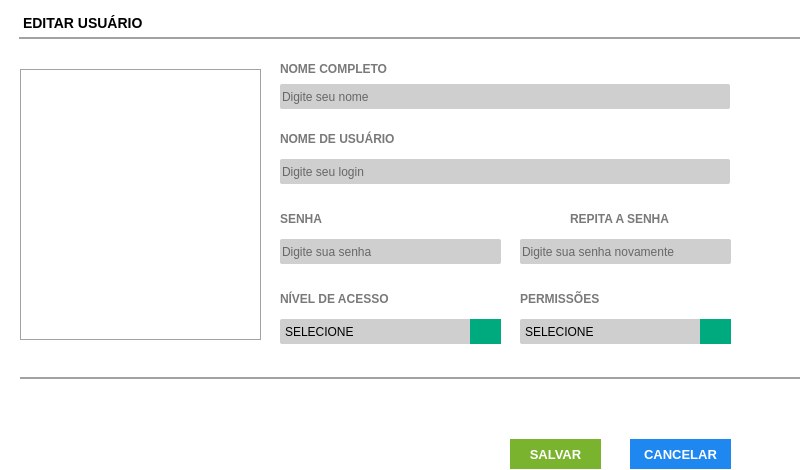
<?xml version="1.0" encoding="UTF-8"?>
<ui version="4.0">
 <class>Form_Edit_Usuario</class>
 <widget class="QFrame" name="Form_Edit_Usuario">
  <property name="windowModality">
   <enum>Qt::ApplicationModal</enum>
  </property>
  <property name="geometry">
   <rect>
    <x>0</x>
    <y>0</y>
    <width>800</width>
    <height>470</height>
   </rect>
  </property>
  <property name="minimumSize">
   <size>
    <width>800</width>
    <height>470</height>
   </size>
  </property>
  <property name="maximumSize">
   <size>
    <width>800</width>
    <height>470</height>
   </size>
  </property>
  <property name="windowTitle">
   <string>LC INFORMÁTICA | EDITAR USUÁRIOS</string>
  </property>
  <property name="windowIcon">
   <iconset>
    <normaloff>../../img/edit-.jpg</normaloff>../../img/edit-.jpg</iconset>
  </property>
  <property name="frameShape">
   <enum>QFrame::StyledPanel</enum>
  </property>
  <property name="frameShadow">
   <enum>QFrame::Raised</enum>
  </property>
  <widget class="QFrame" name="fr_FormProdutos">
   <property name="geometry">
    <rect>
     <x>0</x>
     <y>-1</y>
     <width>1000</width>
     <height>531</height>
    </rect>
   </property>
   <property name="styleSheet">
    <string notr="true">background: #FFF;
border: none</string>
   </property>
   <widget class="QLabel" name="lb_FormProdutos">
    <property name="geometry">
     <rect>
      <x>19</x>
      <y>10</y>
      <width>961</width>
      <height>30</height>
     </rect>
    </property>
    <property name="styleSheet">
     <string notr="true">QLabel{
font-size: 14px;
font-family: &quot;Arial&quot;;
font-weight: bold;

border-bottom: 2px solid #A2A2A2
}</string>
    </property>
    <property name="text">
     <string>EDITAR USUÁRIO</string>
    </property>
   </widget>
   <widget class="QLabel" name="lb_FotoProduto">
    <property name="geometry">
     <rect>
      <x>20</x>
      <y>70</y>
      <width>241</width>
      <height>271</height>
     </rect>
    </property>
    <property name="styleSheet">
     <string notr="true">border: 1px solid #A2A2A2;

</string>
    </property>
    <property name="text">
     <string/>
    </property>
    <property name="alignment">
     <set>Qt::AlignCenter</set>
    </property>
   </widget>
   <widget class="QLabel" name="lb_FormProdutos_2">
    <property name="geometry">
     <rect>
      <x>280</x>
      <y>60</y>
      <width>150</width>
      <height>20</height>
     </rect>
    </property>
    <property name="styleSheet">
     <string notr="true">QLabel{
font-size: 12px;
font-family: &quot;Arial Unicode MS&quot;;
font-weight: bold;
color: #797979
}</string>
    </property>
    <property name="text">
     <string>NOME COMPLETO</string>
    </property>
   </widget>
   <widget class="QLineEdit" name="tx_nome">
    <property name="geometry">
     <rect>
      <x>280</x>
      <y>85</y>
      <width>450</width>
      <height>25</height>
     </rect>
    </property>
    <property name="focusPolicy">
     <enum>Qt::WheelFocus</enum>
    </property>
    <property name="styleSheet">
     <string notr="true">QLineEdit{
background: #CFCFCF;
border-radius: 2px;
color: #000;
font: 13px &quot;Arial&quot; ;
}
QLineEdit:Focus {
border: 1px solid red;
}</string>
    </property>
    <property name="placeholderText">
     <string>Digite seu nome</string>
    </property>
   </widget>
   <widget class="QLabel" name="lb_FormProdutos_3">
    <property name="geometry">
     <rect>
      <x>280</x>
      <y>290</y>
      <width>221</width>
      <height>20</height>
     </rect>
    </property>
    <property name="styleSheet">
     <string notr="true">QLabel{
font-size: 12px;
font-family: &quot;Arial Unicode MS&quot;;
font-weight: bold;
color: #797979
}</string>
    </property>
    <property name="text">
     <string>NÍVEL DE ACESSO</string>
    </property>
   </widget>
   <widget class="QComboBox" name="cb_Nivel_Acesso">
    <property name="geometry">
     <rect>
      <x>280</x>
      <y>320</y>
      <width>221</width>
      <height>25</height>
     </rect>
    </property>
    <property name="styleSheet">
     <string notr="true">QComboBox{
background: #CFCFCF;
border-radius: 2px;
color: #000;
font: 13px &quot;Arial&quot; ;
}
QComboBox:Focus {
border: 1px solid red;
}
 QComboBox::drop-down {
     subcontrol-origin: padding;
     subcontrol-position: top right;
     width: 25px;
     border-left-width: 1px;
     border-left-color: darkgray;
     border-left-style: solid; /* just a single line */
     border-top-right-radius: 3px; /* same radius as the QComboBox */
     border-bottom-right-radius: 3px;
 }
QComboBox::down-arrow {
     image: url(&quot;+self.resourcepath('Images/down.png')+&quot;);
 }
</string>
    </property>
    <item>
     <property name="text">
      <string>SELECIONE</string>
     </property>
    </item>
    <item>
     <property name="text">
      <string>ADMINISTRADOR</string>
     </property>
    </item>
    <item>
     <property name="text">
      <string>USUÁRIO</string>
     </property>
    </item>
   </widget>
   <widget class="QLabel" name="lb_FormProdutos_4">
    <property name="geometry">
     <rect>
      <x>520</x>
      <y>290</y>
      <width>211</width>
      <height>20</height>
     </rect>
    </property>
    <property name="styleSheet">
     <string notr="true">QLabel{
font-size: 12px;
font-family: &quot;Arial Unicode MS&quot;;
font-weight: bold;
color: #797979
}</string>
    </property>
    <property name="text">
     <string>PERMISSÕES</string>
    </property>
   </widget>
   <widget class="QComboBox" name="cb_Permissoes">
    <property name="geometry">
     <rect>
      <x>520</x>
      <y>320</y>
      <width>211</width>
      <height>25</height>
     </rect>
    </property>
    <property name="styleSheet">
     <string notr="true">QComboBox{
background: #CFCFCF;
border-radius: 2px;
color: #000;
font: 13px &quot;Arial&quot; ;
}
QComboBox:Focus {
border: 1px solid red;
}
 QComboBox::drop-down {
     subcontrol-origin: padding;
     subcontrol-position: top right;
     width: 25px;
     border-left-width: 1px;
     border-left-color: darkgray;
     border-left-style: solid; /* just a single line */
     border-top-right-radius: 3px; /* same radius as the QComboBox */
     border-bottom-right-radius: 3px;
 }
QComboBox::down-arrow {
     image: url(&quot;+self.resourcepath('Images/down.png')+&quot;);
 }
</string>
    </property>
    <property name="insertPolicy">
     <enum>QComboBox::InsertAtBottom</enum>
    </property>
    <property name="frame">
     <bool>false</bool>
    </property>
    <item>
     <property name="text">
      <string>SELECIONE</string>
     </property>
    </item>
    <item>
     <property name="text">
      <string>TODAS</string>
     </property>
    </item>
    <item>
     <property name="text">
      <string>VISUALIZAR</string>
     </property>
    </item>
    <item>
     <property name="text">
      <string>EDITAR</string>
     </property>
    </item>
    <item>
     <property name="text">
      <string>EXCLUIR</string>
     </property>
    </item>
   </widget>
   <widget class="QLabel" name="lb_FormProdutos_8">
    <property name="geometry">
     <rect>
      <x>20</x>
      <y>350</y>
      <width>960</width>
      <height>30</height>
     </rect>
    </property>
    <property name="styleSheet">
     <string notr="true">QLabel{
font-size: 14px;
font-family: &quot;Arial&quot;;
font-weight: normal;

border-bottom: 2px solid #A2A2A2;
color: #797979
}</string>
    </property>
    <property name="text">
     <string/>
    </property>
   </widget>
   <widget class="QFrame" name="fr_BotoesFormProdutos">
    <property name="geometry">
     <rect>
      <x>0</x>
      <y>470</y>
      <width>1000</width>
      <height>30</height>
     </rect>
    </property>
    <property name="styleSheet">
     <string notr="true">background-color: rgb(255, 255, 255);
border: none;</string>
    </property>
   </widget>
   <widget class="QLabel" name="lb_FormProdutos_5">
    <property name="geometry">
     <rect>
      <x>280</x>
      <y>130</y>
      <width>150</width>
      <height>20</height>
     </rect>
    </property>
    <property name="styleSheet">
     <string notr="true">QLabel{
font-size: 12px;
font-family: &quot;Arial Unicode MS&quot;;
font-weight: bold;
color: #797979
}</string>
    </property>
    <property name="text">
     <string>NOME DE USUÁRIO</string>
    </property>
   </widget>
   <widget class="QLineEdit" name="tx_Login">
    <property name="geometry">
     <rect>
      <x>280</x>
      <y>160</y>
      <width>450</width>
      <height>25</height>
     </rect>
    </property>
    <property name="focusPolicy">
     <enum>Qt::WheelFocus</enum>
    </property>
    <property name="styleSheet">
     <string notr="true">QLineEdit{
background: #CFCFCF;
border-radius: 2px;
color: #000;
font: 13px &quot;Arial&quot; ;
}
QLineEdit:Focus {
border: 1px solid red;
}</string>
    </property>
    <property name="placeholderText">
     <string>Digite seu login</string>
    </property>
   </widget>
   <widget class="QLabel" name="lb_FormProdutos_6">
    <property name="geometry">
     <rect>
      <x>280</x>
      <y>210</y>
      <width>150</width>
      <height>20</height>
     </rect>
    </property>
    <property name="styleSheet">
     <string notr="true">QLabel{
font-size: 12px;
font-family: &quot;Arial Unicode MS&quot;;
font-weight: bold;
color: #797979
}</string>
    </property>
    <property name="text">
     <string>SENHA</string>
    </property>
   </widget>
   <widget class="QLineEdit" name="tx_Senha">
    <property name="geometry">
     <rect>
      <x>280</x>
      <y>240</y>
      <width>221</width>
      <height>25</height>
     </rect>
    </property>
    <property name="focusPolicy">
     <enum>Qt::WheelFocus</enum>
    </property>
    <property name="styleSheet">
     <string notr="true">QLineEdit{
background: #CFCFCF;
border-radius: 2px;
color: #000;
font: 13px &quot;Arial&quot; ;
}
QLineEdit:Focus {
border: 1px solid red;
}</string>
    </property>
    <property name="echoMode">
     <enum>QLineEdit::Password</enum>
    </property>
    <property name="placeholderText">
     <string>Digite sua senha</string>
    </property>
   </widget>
   <widget class="QLabel" name="lb_FormProdutos_9">
    <property name="geometry">
     <rect>
      <x>570</x>
      <y>210</y>
      <width>150</width>
      <height>20</height>
     </rect>
    </property>
    <property name="styleSheet">
     <string notr="true">QLabel{
font-size: 12px;
font-family: &quot;Arial Unicode MS&quot;;
font-weight: bold;
color: #797979
}</string>
    </property>
    <property name="text">
     <string>REPITA A SENHA</string>
    </property>
   </widget>
   <widget class="QLineEdit" name="tx_Senha2">
    <property name="geometry">
     <rect>
      <x>520</x>
      <y>240</y>
      <width>211</width>
      <height>25</height>
     </rect>
    </property>
    <property name="focusPolicy">
     <enum>Qt::WheelFocus</enum>
    </property>
    <property name="styleSheet">
     <string notr="true">QLineEdit{
background: #CFCFCF;
border-radius: 2px;
color: #000;
font: 13px &quot;Arial&quot; ;
}
QLineEdit:Focus {
border: 1px solid red;
}</string>
    </property>
    <property name="echoMode">
     <enum>QLineEdit::Password</enum>
    </property>
    <property name="placeholderText">
     <string>Digite sua senha novamente</string>
    </property>
   </widget>
   <widget class="QPushButton" name="bt_SalvarUsuario">
    <property name="geometry">
     <rect>
      <x>510</x>
      <y>440</y>
      <width>91</width>
      <height>30</height>
     </rect>
    </property>
    <property name="font">
     <font>
      <family>Tahoma</family>
      <pointsize>10</pointsize>
      <weight>75</weight>
      <bold>true</bold>
     </font>
    </property>
    <property name="cursor">
     <cursorShape>PointingHandCursor</cursorShape>
    </property>
    <property name="focusPolicy">
     <enum>Qt::NoFocus</enum>
    </property>
    <property name="contextMenuPolicy">
     <enum>Qt::ActionsContextMenu</enum>
    </property>
    <property name="styleSheet">
     <string notr="true">QPushButton {
background-color: #7AB32E;
color: #FFF
 }
QPushButton:hover{
background-color: #40a286
}</string>
    </property>
    <property name="text">
     <string>SALVAR</string>
    </property>
    <property name="icon">
     <iconset>
      <normaloff>:/salvar/salvar.png</normaloff>:/salvar/salvar.png</iconset>
    </property>
    <property name="iconSize">
     <size>
      <width>50</width>
      <height>25</height>
     </size>
    </property>
   </widget>
   <widget class="QPushButton" name="Bt_CancelarUsuario">
    <property name="geometry">
     <rect>
      <x>630</x>
      <y>440</y>
      <width>101</width>
      <height>30</height>
     </rect>
    </property>
    <property name="font">
     <font>
      <pointsize>10</pointsize>
      <weight>75</weight>
      <bold>true</bold>
     </font>
    </property>
    <property name="cursor">
     <cursorShape>PointingHandCursor</cursorShape>
    </property>
    <property name="focusPolicy">
     <enum>Qt::NoFocus</enum>
    </property>
    <property name="contextMenuPolicy">
     <enum>Qt::ActionsContextMenu</enum>
    </property>
    <property name="styleSheet">
     <string notr="true">QPushButton {
background-color: #1E87F0;
color: #FFF
 }
QPushButton:hover{
background-color: #40a286
}</string>
    </property>
    <property name="text">
     <string>CANCELAR</string>
    </property>
    <property name="icon">
     <iconset>
      <normaloff>:/sair/delete_delete_exit_1577.png</normaloff>:/sair/delete_delete_exit_1577.png</iconset>
    </property>
    <property name="iconSize">
     <size>
      <width>75</width>
      <height>25</height>
     </size>
    </property>
   </widget>
   <widget class="QLabel" name="label">
    <property name="geometry">
     <rect>
      <x>470</x>
      <y>320</y>
      <width>31</width>
      <height>25</height>
     </rect>
    </property>
    <property name="styleSheet">
     <string notr="true">background-color: rgb(0, 170, 127);</string>
    </property>
    <property name="text">
     <string/>
    </property>
   </widget>
   <widget class="QLabel" name="label_2">
    <property name="geometry">
     <rect>
      <x>700</x>
      <y>320</y>
      <width>31</width>
      <height>25</height>
     </rect>
    </property>
    <property name="styleSheet">
     <string notr="true">background-color: rgb(0, 170, 127);</string>
    </property>
    <property name="text">
     <string/>
    </property>
   </widget>
  </widget>
 </widget>
 <tabstops>
  <tabstop>tx_nome</tabstop>
  <tabstop>tx_Login</tabstop>
  <tabstop>tx_Senha</tabstop>
  <tabstop>tx_Senha2</tabstop>
  <tabstop>cb_Nivel_Acesso</tabstop>
  <tabstop>cb_Permissoes</tabstop>
 </tabstops>
 <resources>
  <include location="../Icones/icones.qrc"/>
 </resources>
 <connections/>
</ui>
